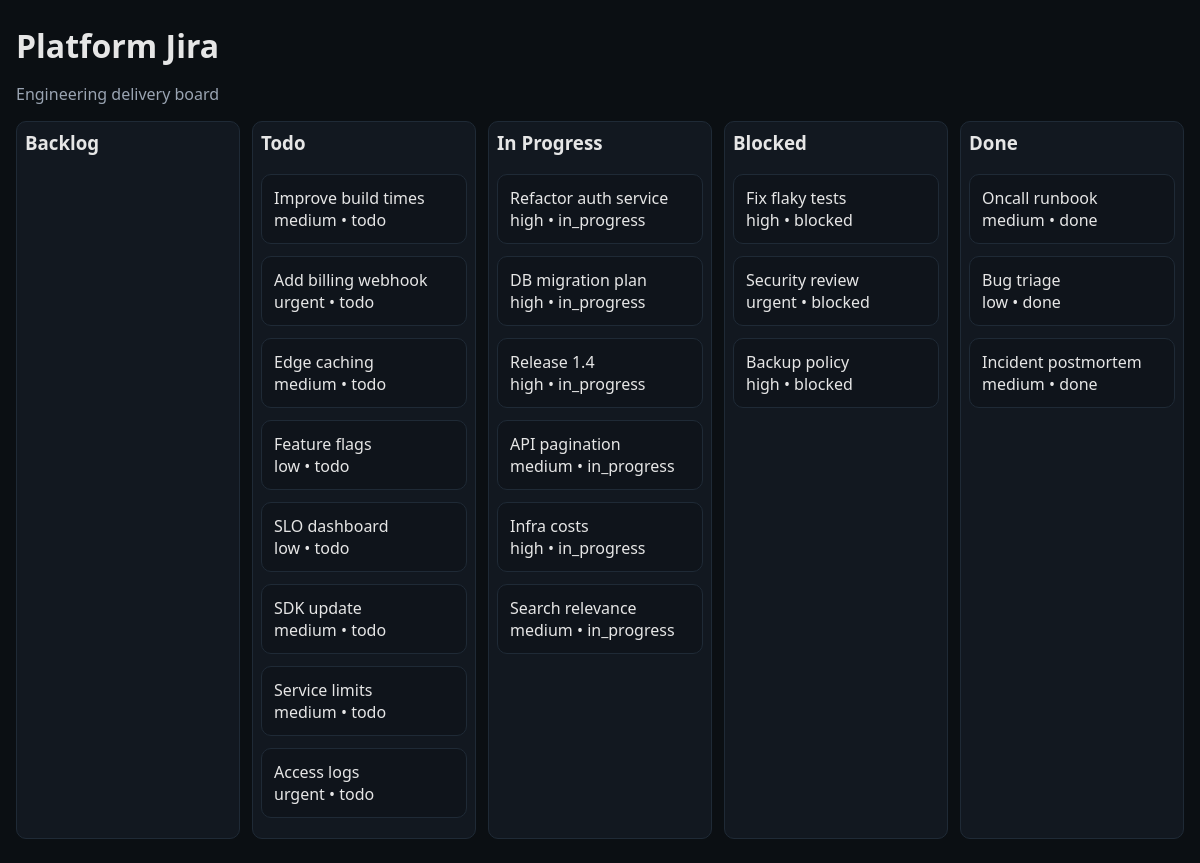
Screenshot of /boards/1 with the database file from the repository.
### app/models.py (models this page shows)
class Board(Base):
    __tablename__ = "boards"
    id = Column(Integer, primary_key=True)
    name = Column(String, nullable=False)
    description = Column(Text, nullable=False)
    owner_id = Column(Integer, ForeignKey("employees.id"), nullable=False)
    owner = relationship("Employee")

class BoardColumn(Base):
    __tablename__ = "board_columns"
    id = Column(Integer, primary_key=True)
    board_id = Column(Integer, ForeignKey("boards.id"), nullable=False)
    name = Column(String, nullable=False)
    order_index = Column(Integer, nullable=False)
    board = relationship("Board", backref="columns")

class Task(Base):
    __tablename__ = "tasks"
    id = Column(Integer, primary_key=True)
    title = Column(String, nullable=False)
    description = Column(Text, nullable=False)
    status = Column(String, nullable=False)
    priority = Column(String, nullable=False)
    assignee_id = Column(Integer, ForeignKey("employees.id"), nullable=True)
    reporter_id = Column(Integer, ForeignKey("employees.id"), nullable=False)
    created_at = Column(DateTime, nullable=False, default=datetime.utcnow)
    updated_at = Column(DateTime, nullable=False, default=datetime.utcnow)
    due_date = Column(Date, nullable=True)
    labels = Column(Text, nullable=False)
    related_topic = Column(String, nullable=False)
    parent_board_id = Column(Integer, ForeignKey("boards.id"), nullable=True)
    assignee = relationship("Employee", foreign_keys=[assignee_id])
    reporter = relationship("Employee", foreign_keys=[reporter_id])
    parent_board = relationship("Board")

### app/api.py (the view)
@app.get("/boards/{board_id}", response_class=HTMLResponse)
def board_view(request: Request, board_id: int):
    session = get_session()
    try:
        board = session.query(Board).filter(Board.id == board_id).first()
        if not board:
            return HTMLResponse("Board not found", status_code=404)
        columns = (
            session.query(BoardColumn)
            .filter(BoardColumn.board_id == board_id)
            .order_by(BoardColumn.order_index)
            .all()
        )
        cards = (
            session.query(BoardCard)
            .filter(BoardCard.board_id == board_id)
            .order_by(BoardCard.order_index)
            .all()
        )
        tasks = {t.id: t for t in session.query(Task).all()}
        columns_data = []
        for c in columns:
            col_cards = [cd for cd in cards if cd.column_id == c.id]
            columns_data.append(
                {
                    "id": c.id,
                    "name": c.name,
                    "cards": [
                        {
                            "task": tasks.get(cd.task_id),
                            "order_index": cd.order_index,
                        }
                        for cd in col_cards
                    ],
                }
            )
        return templates.TemplateResponse(
            "board.html",
            {
                "request": request,
                "board": board,
                "columns": columns_data,
            },
        )
    finally:
        session.close()

### app/templates/board.html (shortened to what this page needs)
<!doctype html>
<html>
  <head>
    <link rel="stylesheet" href="/static/styles.css" />
  </head>
  <body>
    <div class="container">
      <h1>{{ board.name }}</h1>
      <p class="muted">{{ board.description }}</p>
      <div class="kanban">
        {% for col in columns %}
        <div class="kanban-col">
          <h3>{{ col.name }}</h3>
          {% for card in col.cards %}
          <div class="card">
            <div class="title">{{ card.task.title }}</div>
            <div class="meta">{{ card.task.priority }} • {{ card.task.status }}</div>
          </div>
          {% endfor %}
        </div>
        {% endfor %}
      </div>
    </div>
  </body>
</html>

### app/static/styles.css (style rules this page uses)
body { font-family: "Segoe UI", system-ui, sans-serif; background: #0b0f13; color: #e6e6e6; margin: 0; }
.container { max-width: 1200px; margin: 24px auto; padding: 0 16px; }
h1 { margin-bottom: 12px; }
.card { background: #121820; border: 1px solid #1f2a36; border-radius: 10px; padding: 12px; margin-bottom: 12px; }
.muted { color: #9aa4b2; }
.kanban { display: grid; gap: 12px; grid-template-columns: repeat(5, 1fr); }
.kanban-col { background: #121820; border: 1px solid #1f2a36; border-radius: 10px; padding: 8px; min-height: 120px; }
.kanban-col h3 { margin-top: 0; }
.kanban .card { background: #0f141b; }

### rows the page displays
Board: name "Platform Jira", description "Engineering delivery board"
BoardColumn: name "Backlog"
BoardColumn: name "Todo"
Task: task "Improve build times", task.priority "medium", task.status "todo"
Task: task "Add billing webhook", task.priority "urgent", task.status "todo"
Task: task "Edge caching", task.priority "medium", task.status "todo"
Task: task "Feature flags", task.priority "low", task.status "todo"
Task: task "SLO dashboard", task.priority "low", task.status "todo"
Task: task "SDK update", task.priority "medium", task.status "todo"
Task: task "Service limits", task.priority "medium", task.status "todo"
Task: task "Access logs", task.priority "urgent", task.status "todo"
BoardColumn: name "In Progress"
Task: task "Refactor auth service", task.priority "high", task.status "in_progress"
Task: task "DB migration plan", task.priority "high", task.status "in_progress"
Task: task "Release 1.4", task.priority "high", task.status "in_progress"
Task: task "API pagination", task.priority "medium", task.status "in_progress"
Task: task "Infra costs", task.priority "high", task.status "in_progress"
Task: task "Search relevance", task.priority "medium", task.status "in_progress"
BoardColumn: name "Blocked"
Task: task "Fix flaky tests", task.priority "high", task.status "blocked"
Task: task "Security review", task.priority "urgent", task.status "blocked"
Task: task "Backup policy", task.priority "high", task.status "blocked"
BoardColumn: name "Done"
Task: task "Oncall runbook", task.priority "medium", task.status "done"
Task: task "Bug triage", task.priority "low", task.status "done"
Task: task "Incident postmortem", task.priority "medium", task.status "done"
